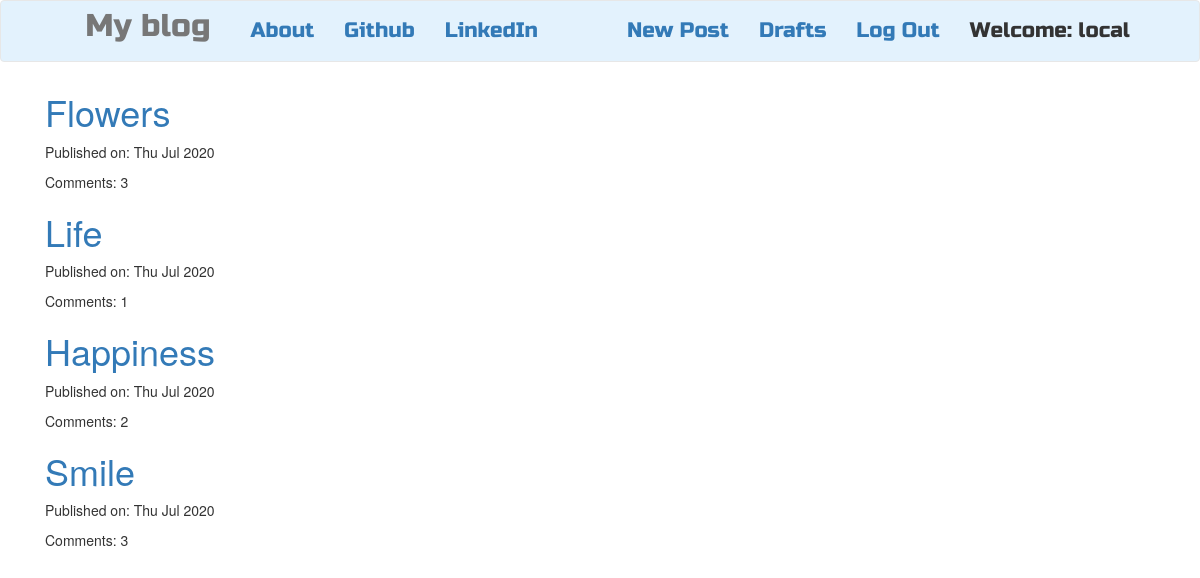
Screenshot of / (signed in) with the database file from the repository.
### blog/models.py (models this page shows, shortened)
class Post(models.Model):
    author = models.ForeignKey('auth.User',on_delete=models.CASCADE)
    title = models.CharField(max_length=200)
    text = models.TextField()
    created_date = models.DateTimeField(blank=True,null=True)
    published_date = models.DateTimeField(blank=True, null=True)
    def approve_comments(self):
        return self.comments.filter(approved_comment=True)

### blog/views.py (the view)
# urls.py: url(r'^$',views.PostListView.as_view(),name='post_list'),
class PostListView(ListView):
    model = Post
    def get_queryset(self):
        return Post.objects.filter(published_date__lte=timezone.now()).order_by('-published_date')

### blog/templates/blog/post_list.html
{% extends 'blog/base.html' %}
{% block content %}
<div class='centerstage'>
    {% for post in post_list %}
    <div class="post">
        <h1><a href="{% url 'post_detail' pk=post.pk %}">{{post.title}}</a></h1>
        <div class="date">
            <p>Published on: {{post.published_date|date:"D M Y"}}</p>
        </div>
        Comments: {{post.approve_comments.count}}
    </div>
    {% empty %}
    <h1>No post to see!</h1>
    {% endfor %}
</div>
{% endblock content %}

### blog/templates/blog/base.html (shortened to what this page needs)
<!DOCTYPE html>
{% load static %}
<html>
<head>
    <link rel="stylesheet" href="https://stackpath.bootstrapcdn.com/bootstrap/4.5.0/css/bootstrap.min.css">
    <link rel="stylesheet" href="https://maxcdn.bootstrapcdn.com/bootstrap/3.4.1/css/bootstrap.min.css">
    <link rel="stylesheet" href="//cdn.jsdelivr.net/npm/medium-editor@latest/dist/css/medium-editor.min.css" type="text/css" media="screen" charset="utf-8">
    <link rel="stylesheet" href="{% static 'css/blog.css'%}">
</head>
<body class="loader">
<nav class="navbar navbar-default techfont custom-navbar " style="background-color: #e3f2fd;">
        <ul class="nav">
            <li class="nav-item"><a class="navbar-brand bigbrand" href="{% url 'post_list' %}"> My blog </a></li>
            <li class="nav-item"><a class="nav-link" href="{% url 'about' %}">About </a></li>
            <li class="nav-item"><a class="nav-link" href="https://www.github.com"> Github </a></li>
            <li class="nav-item"><a class="nav-link" href="https://www.linkedin.com"> LinkedIn </a></li>
        </ul>
        <ul class='nav navbar-right'>
            {% if user.is_authenticated %}
            <li>
                <a href="{% url 'post_new' %}">New Post</a>
            </li>
            <li>
                <a href="{% url 'post_draft_list' %}">Drafts</a>
            </li>
            <li>
                <a href="{% url 'logout' %}">Log Out</a>
            </li>
            <li>
                <a>Welcome: {{user.username}} </a>
            </li>
            {% else %}
            <li><a href="{% url 'login'%}"><span class="glyphicon glyphicon-user"></span></a>
            </li>
            {% endif %}
        </ul>
</nav>
<div class='content container'>
    <div class="row">
        <div class="col-md-8">
            <div class="blog_post">
            {% block content %}
            {% endblock content %}
            </div>
        </div>
    </div>
</div>
</body>
</html>

### blog/static/css/blog.css (style rules this page uses)
.techfont { font-family: 'Russo One', sans-serif; font-size: 1.5em; margin-bottom: 10px; }
.centerstage { margin-left: auto; margin-right: auto; }
.bigbrand { font-size: 1.5em; }
.loader { filter:hue-rotate(0deg); color: linear-gradient(45deg,#0f8,#08f); animation:hue 5000ms infinite linear; }

### rows the page displays
Post: title "Flowers", published_date "Thu Jul 2020", approve_comments.count "3"
Post: title "Life", published_date "Thu Jul 2020", approve_comments.count "1"
Post: title "Happiness", published_date "Thu Jul 2020", approve_comments.count "2"
Post: title "Smile", published_date "Thu Jul 2020", approve_comments.count "3"

### other values shown
{{ user.username }} "local"
